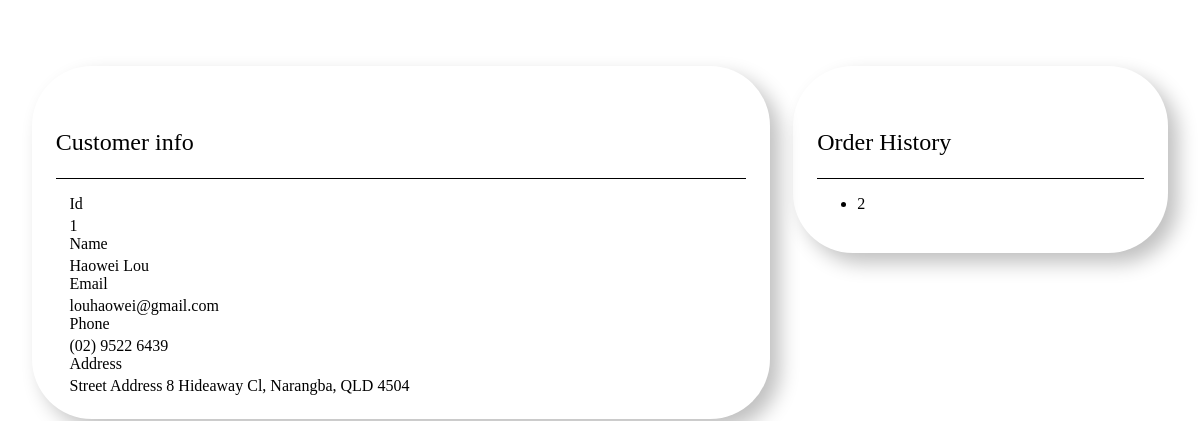
The page /manageCustomer?id=1 on the database its author committed.
### db.py (models this page shows, shortened)
class User(db.Model):
    id = db.Column(db.Integer, primary_key=True)
    U_id = db.Column(db.Integer, nullable=False)
    token = db.Column(db.String(200), nullable=False)
    nickname = db.Column(db.String(50))
    is_online = db.Column(db.Boolean)
    email = db.Column(db.String(50), unique=True, nullable=False)
    password = db.Column(db.String(50), nullable=False)
    address = db.Column(db.String(100))
    mobile = db.Column(db.String(20))

### server.py (the view)
@app.route('/manageCustomer',methods=['GET'])
def manageCustomer():
    token = request.args.get("token")
    id = request.args.get("id")
    user = User.query.filter_by(U_id = int(id)).first()
    customer = user_to_dict(user)
    return render_template("/Haowei/admin/manage_customer.html",customer=customer)

### db.py (called while the page is built)
def user_to_dict(user):
    orders = Order.query.filter_by(U_id=user.U_id).all()
    o_ids = []
    for order in orders:
        o_ids.append(order.id)
    o_ids.sort(reverse=True)
    return {"id": user.U_id, "address": user.address, "orders": o_ids, "name": user.nickname,
            "email": user.email, "phone": user.mobile}

### templates/Haowei/admin/manage_customer.html (shortened to what this page needs)
<div class="content_wrapper">
    <div class="left_column">
        <div class="product_info">
            <h1>Customer info</h1>
            <form>
                <label for="id">Id</label>
                <div id="id">{{customer['id']}}</div>
                <label for="name">Name</label>
                <div>{{customer['name']}}</div>
                <label for="email">Email</label>
                <div>{{customer['email']}}</div>
                <label for="phone">Phone</label>
                <div>{{customer['phone']}}</div>
                <label for="address">Address</label>
                <div>{{customer['address']}}</div>
            </form>
        </div>
    </div>
    <div class="right_column">
        <div class="collections">
            <h1>Order History</h1>
            <ul>
                {% for order in customer['orders'] %}
                    <li><a class="order_link" onclick="updateSection('manageOrder?id={{order}}')">{{order}}</a></li>
                {% endfor %}
            </ul>
        </div>
    </div>
</div>

### templates/Haowei/admin/manage_customer.html (style rules this page uses)
a.order_link { cursor: pointer; background: white; color: black; transition: 2s; }
div.content_wrapper { width: 100%; min-height: 100vh; display: flex; flex-wrap: wrap; box-sizing: border-box; gap: 2%; padding: 1.5% 2%; }
div.content_wrapper > div.left_column { width: 65%; box-sizing: border-box; }
div.content_wrapper > div.right_column { width: 33%; box-sizing: border-box; }
div.content_wrapper h1 { font-size: 1.5em; font-weight: 200; line-height: 3em; border-bottom: solid black 1px; }
div.product_info, div.collections, div.buttons, div.images { height: fit-content; box-sizing: border-box; box-shadow: 10px 10px 20px silver; padding: 3vh; border-radius: 5vw; margin: 5vh auto; }
form { margin: 0 0 0 2%; }
form label { font-size: 1em; font-weight: 100; margin: 0 0 4px 0; display: block; }

### rows shown on the page
User: name "Haowei Lou", email "louhaowei@gmail.com", phone "(02) 9522 6439", address "Street Address 8 Hideaway Cl, Narangba, QLD 4504"

### other values the page prints
{{ customer['id'] }} "1"
{{ order }} "2"
